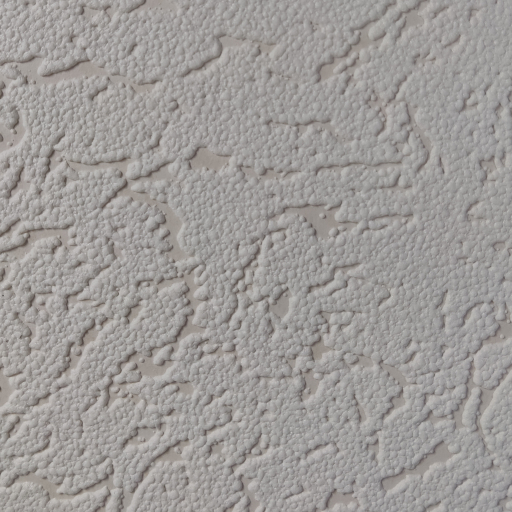
%> input picture sketches/normal_map_generation/normal_input.jpg, 512 x 512 px
$ octave normal_map.m   (GNU Octave 9; MATLAB toolbox functions it lacks are replaced by stand-ins)
%> lines starting %> are read from the running program, lines starting %| are printed output that depends on the picture
RGB = imread('normal_input.jpg');
%> RGB is the input picture: size 512x512x3 uint8; mean R, G, B 158.1, 154.7, 152.5
Gray = rgb2gray(RGB);

Diff_X = diff(double(Gray), 1, 2);
Diff_Y = diff(double(Gray), 1, 1);
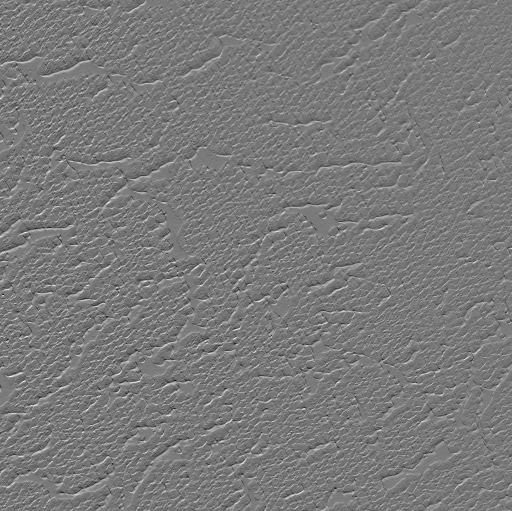
%> Diff_Y: size 511x512 double; min -63, max 68, mean 0; drawn with min black and max white

# pad both matrices since one row/column was lost due to the diff-operation
Diff_X(:, 512) = Diff_X(:, 511);
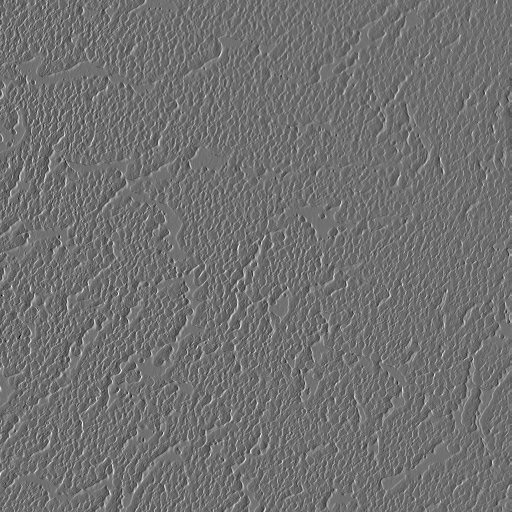
%> Diff_X: size 512x512 double; min -62, max 78, mean 0; drawn with min black and max white
Diff_Y(512, :) = Diff_Y(511, :);
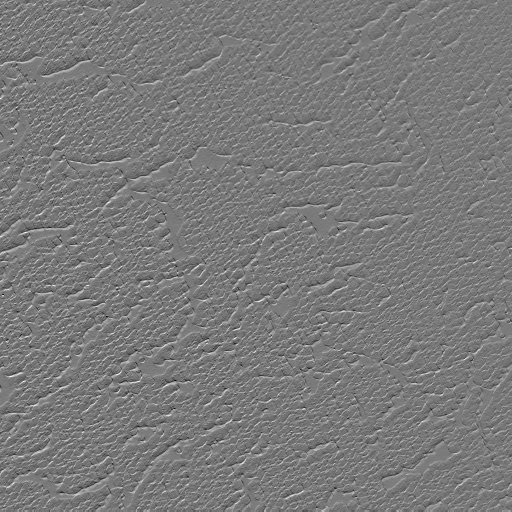
%> Diff_Y: size 512x512 double; min -63, max 68, mean 0; drawn with min black and max white

# strength of normal map effect (x-component has to inverted, because
# difference was taken into other direction)

# TODO: strength should go from 0% (no normal effect) to 100% (complete range
# used)
strength = 5.0;
Diff_X = -strength * Diff_X;
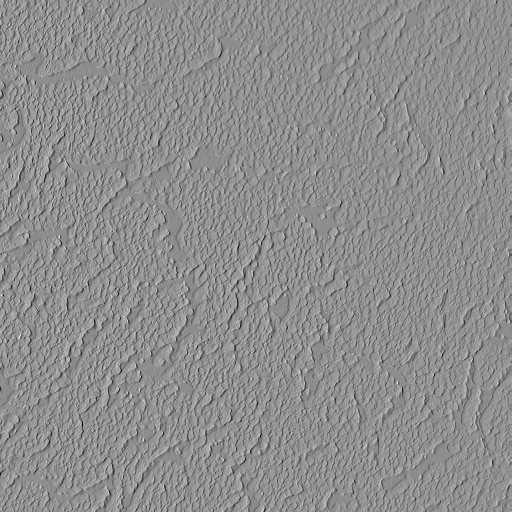
%> Diff_X: size 512x512 double; min -390, max 310, mean 0; drawn with min black and max white
Diff_Y = strength * Diff_Y;

# bring from range -255..255 into range 0..255
# 0 => X/Y = -1.0 (normal)
# 128 => X/Y = 0.0 (normal)
# 255 => X/Y = 1.0 (normal)
Diff_X = (Diff_X + 255.0) / 2.0;
Diff_Y = (Diff_Y + 255.0) / 2.0;

# convert to normal map
Out_RGB = zeros(512, 512, 3);
Out_RGB(:,:,1) = Diff_X;
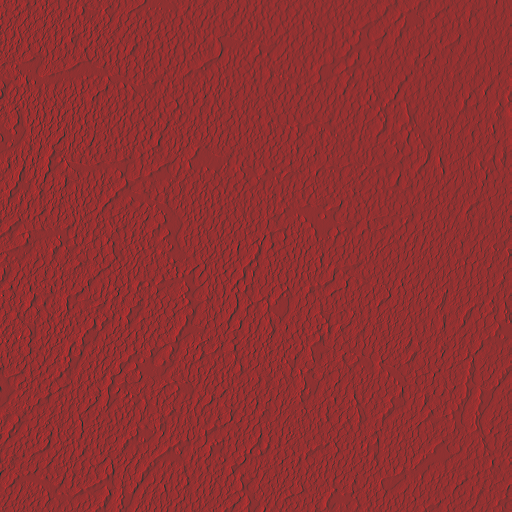
%> Out_RGB: size 512x512x3 double; mean R, G, B 127.5, 0, 0; drawn with min black and max white
Out_RGB(:,:,2) = Diff_Y;
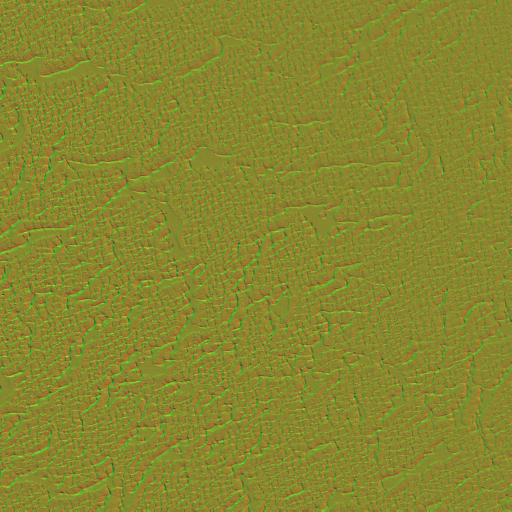
%> Out_RGB: size 512x512x3 double; mean R, G, B 127.5, 127.5, 0; drawn with min black and max white
Out_RGB(:,:,3) = 255.0;
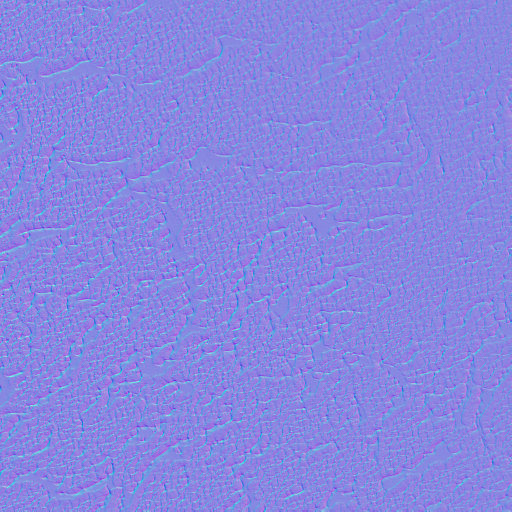
%> Out_RGB: size 512x512x3 double; mean R, G, B 127.5, 127.5, 255; drawn with min black and max white

imwrite(uint8(Out_RGB), 'normal_output.png');
